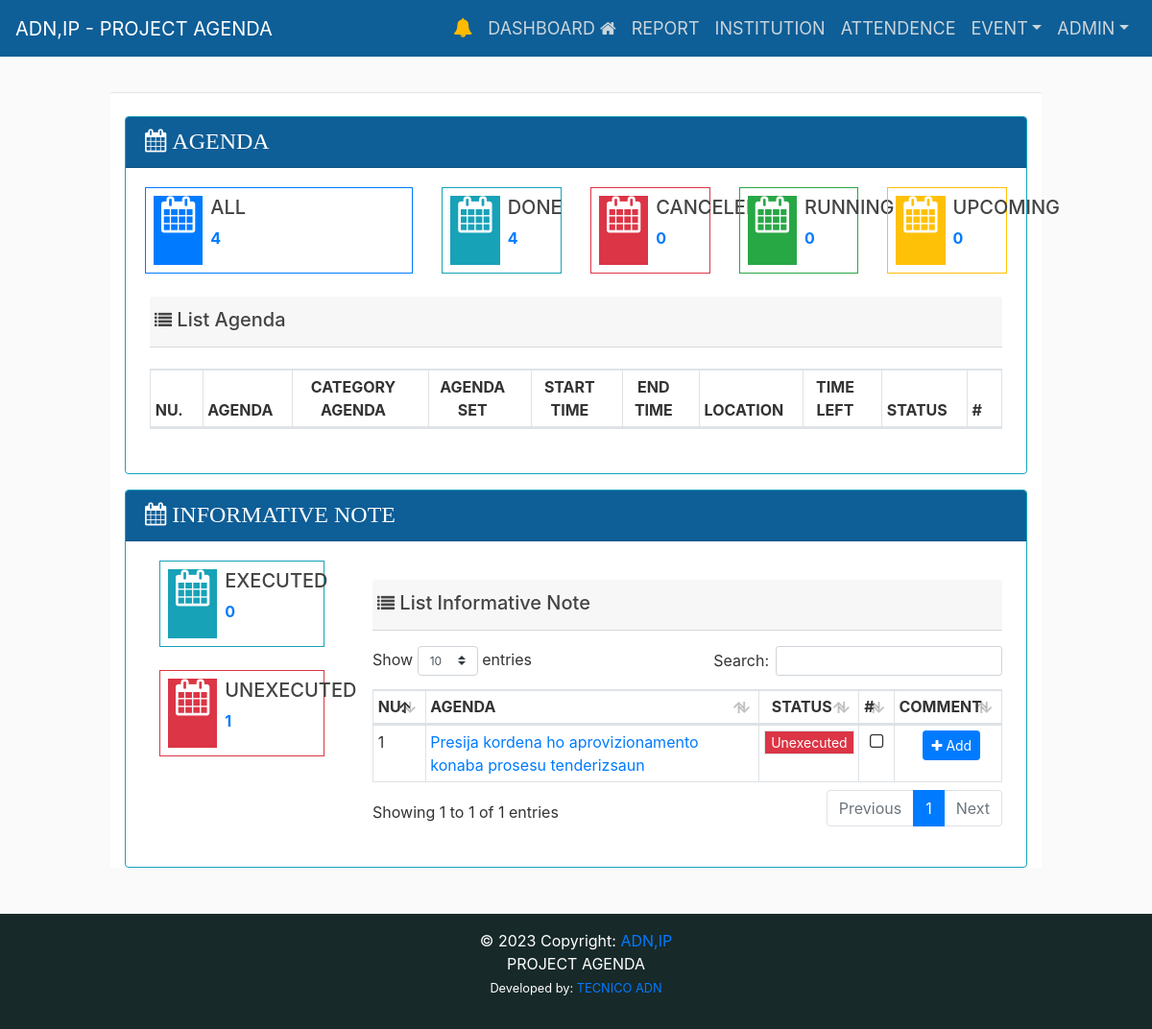
The app's page / (signed in), older data.
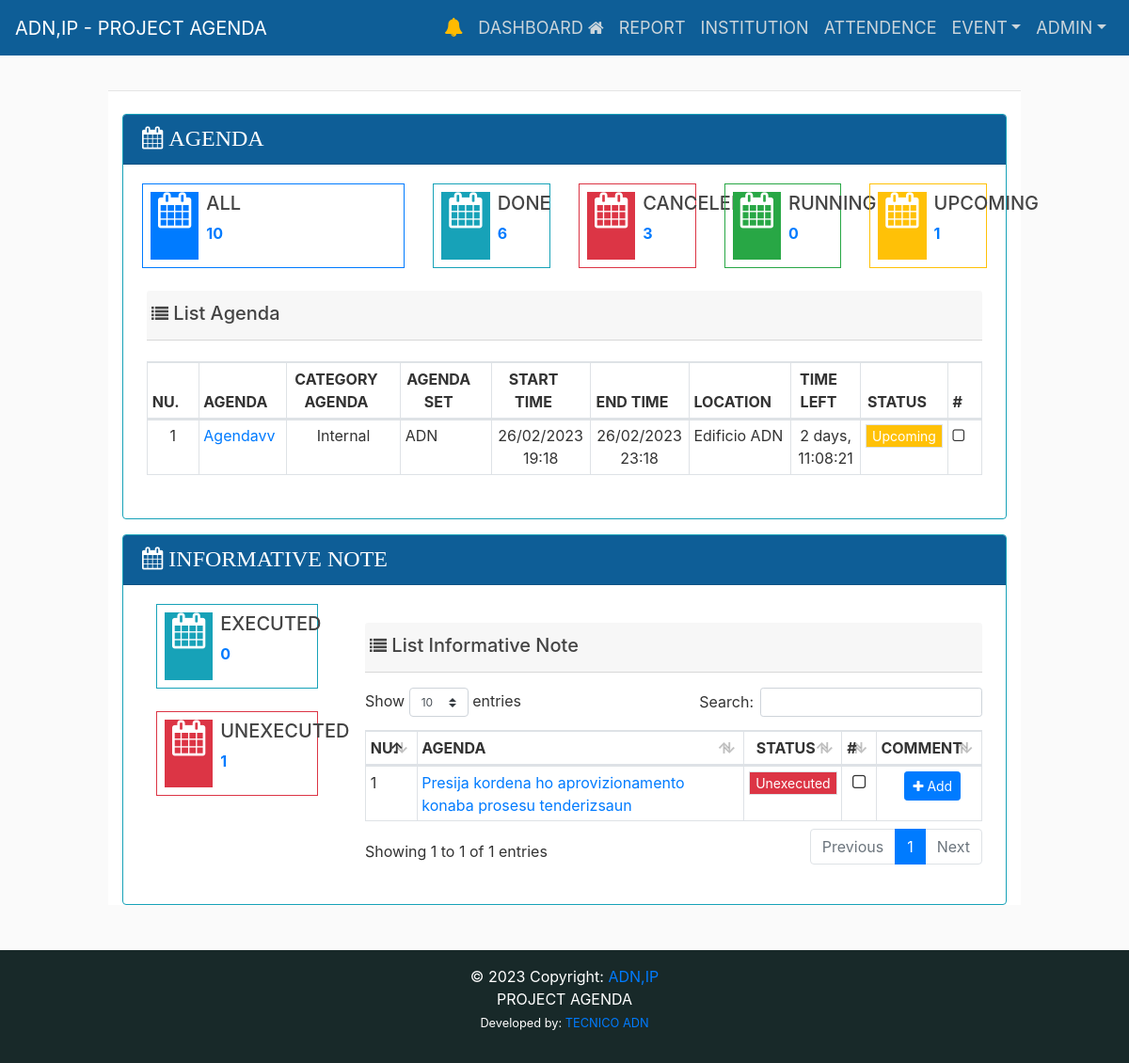
The same page, newer data.
### eventapps/event/models.py (models this page shows, shortened)
class Informative(models.Model):
    user = models.ForeignKey(
        User, on_delete=models.CASCADE, related_name="informative")
    title = models.CharField(max_length=255, unique=True,
                             verbose_name='Nota Informative')
    title_slug = models.SlugField(
        max_length=255, null=False, unique=True, verbose_name='Title-Slug')
    is_active = models.BooleanField(default=True)
    is_done = models.BooleanField(default=False)
    created_at = models.DateTimeField(auto_now_add=True)
    updated_at = models.DateTimeField(auto_now=True)
    class Meta:
        verbose_name_plural = ("Informative")
        ordering = ('-created_at', )

class Agenda(models.Model):
    user = models.ForeignKey(
        User, on_delete=models.CASCADE, related_name="agenda")
    title = models.CharField(
        max_length=200, unique=True, verbose_name='Agenda')
    title_slug = models.SlugField(
        max_length=255, null=False, unique=True, verbose_name='Title-Slug')
    catagenda = models.ForeignKey(
        CatAgenda, on_delete=models.CASCADE, related_name="agenda", verbose_name="Category Agenda")
    institution = models.ForeignKey(
        Institution, on_delete=models.CASCADE, related_name="agenda", verbose_name="Institution")
    attendence = models.ForeignKey(
        Attendence, on_delete=models.CASCADE, related_name="agenda", verbose_name='Attendant')
    start_time = models.DateTimeField()
    end_time = models.DateTimeField()
    location = models.CharField(max_length=255, null=False, blank=True)
    observation = models.TextField(null=True, blank=True)
    is_cancel = models.BooleanField(default=False)
    is_active = models.BooleanField(default=True)
    STATUS = (
        ('Pending', 'Pending'),
        ('Read', 'Read'),
    )
    status = models.CharField(max_length=20, choices=STATUS)
    created_at = models.DateTimeField(auto_now_add=True)
    updated_at = models.DateTimeField(auto_now=True)
    class Meta:
        verbose_name_plural = ("Agenda")
        ordering = ('-start_time', )

class CatAgenda(models.Model):
    name_category = models.CharField(
        max_length=200, unique=True, verbose_name='Category Agenda')
    class Meta:
        verbose_name_plural = ("Category Agenda")
    def __str__(self):
        return str(self.name_category)

### eventapps/institute/models.py (models this page shows)
class Institution(models.Model):
    name_institution = models.CharField(max_length=255, null=True, verbose_name="Institution")
    class Meta:
        verbose_name_plural = ("Institution Invited")
    def __str__(self):
        return str(self.name_institution)

### eventapps/home/views.py (the view)
# urls.py: path('', views.index, name='home'),
@login_required(login_url="/login/")
def index(request):
    context = {
        'segment': 'index'
    }
    html_template = loader.get_template('home/index.html')
    return HttpResponse(html_template.render(context, request))

### eventapps/templates/home/index.html (shortened to what the changed rows need)
{% extends "layouts/base.html" %}
{% load static %}
{% load mathfilters %}
{% block content %}
<div class="row d-flex justify-content-center ">
  <div class="col-sm-12">
    <div class="border-info shadow-lg bg-white">
      <div class="row pt-2">
        <div class="col-md-6 col-lg-12">
          <div class="col-sm-12 pb-3">
            <div class="card border-info shadow-lg rounded">
              <div class="card-body">
                <div class="row">
                  <div class="col-md-6 col-lg-4">
                    <div class="widget-small border border-primary d-flex justify-content-left p-2">
                      <div class="pl-2">
                        <a href="{%url 'completedAgenda_list' %}">
                          <p><b>{{ agenda_count }}</b></p>
                        </a>
                      </div>
                    </div>
                  </div>
                  <div class="col-md-6 col-lg-2">
                    <div class="widget-small border border-info d-flex justify-content-left p-2">
                      <div class="pl-2">
                        <a href="{%url 'concludedAgenda_list' %}">
                          <p><b>{{ concluded_agenda_count }}</b></p>
                        </a>
                      </div>
                    </div>
                  </div>
                  <div class="col-md-6 col-lg-2">
                    <div class="widget-small border border-danger d-flex justify-content-left p-2">
                      <div class="pl-2">
                        <a href="{%url 'canceledAgenda_list' %}">
                          <p><b>{{ canceled_agenda_count}}</b></p>
                        </a>
                      </div>
                    </div>
                  </div>
                  <div class="col-md-6 col-lg-2">
                    <div class="widget-small border border-warning d-flex justify-content-left p-2">
                      <div class="pl-2">
                        <a href="{%url 'upcomingAgenda_list' %}">
                          <p><b>{{ upcoming_agenda_count }}</b></p>
                        </a>
                      </div>
                    </div>
                  </div>
                  <div class="col-md-12 col-lg-12 pt-1">
                    <div class="row">
                      <div class="card-body">
                        <section id='no-more-tables' class="pt-3">
                          <table class="table table-bordered table-sm" id="example" width="100%" cellspacing="0">
                            <thead>
                              <tr>
                                <th class="text-center">NU.</th>
                                <th>AGENDA</th>
                                <th style="text-align:center;">CATEGORY AGENDA</th>
                                <th style="text-align:center;">AGENDA SET</th>
                                <th style="text-align:center;">START TIME</th>
                                <th style="text-align:center;">END TIME</th>
                                <th style="text-align:center;">LOCATION</th>
                                <th style="text-align:center;">TIME LEFT</th>
                                <th style="text-align:center;">STATUS</th>
                                <th>#</th>
                              </tr>
                            </thead>
                            <tbody>
                              {% for obj in agenda_list_home %}
                              {% if obj.is_cancel == False %}
                              <tr>
                                {% if obj.start_time >= current_datetime %}
                                <td class="text-center">{{ forloop.counter }}</td>
                                <td data-title="Title">
                                  <a href="{% url 'concludedAgenda_list_detail' title_slug=obj.title_slug %}"
                                    class="float-left">
                                    {{obj.title }}</a>
                                </td>
                                <td class="text-center">{{obj.catagenda }}</td>
                                <td>{{obj.institution }}</td>
                                <td class="text-center">{{obj.start_time|date:"d/m/Y G:i" }}
                                  </td>
                                <td class="text-center">{{ obj.end_time|date:"d/m/Y G:i"}}</td>
                                <td>{{ obj.location }} </td>
                                <td class='text-center'>
                                  {% with a=obj.start_time b=current_datetime %} {{a|sub:b}} {% endwith %}
                                </td>
                                <td><button style="font-size:14px;"
                                    class="bg-warning text-white border w-100">Upcoming</button></td>
                                <td><i class="fa fa-square-o"></i></td>
                                  {% endif %}
                                  {% endif %}
                              </tr>
                              {% endfor %}
                            </tbody>
                          </table>
                        </section>
                      </div>
                    </div>
                  </div>
                </div>
              </div>
            </div>
          </div>
          <div class="col-sm-12">
            <div class="card border-info shadow-lg rounded">
              <div class="card-body">
                <div class="row">
                  <div class="col-md-6 col-lg-9">
                    <div class="row">
                      <div class="card-body">
                        <section id='no-more-tables' class="pt-3">
                          <table class="table table-bordered table-sm" id="example2" width="100%" cellspacing="0">
                            <thead>
                              <tr>
                                <th>NU.</th>
                                <th>AGENDA</th>
                                <th style="text-align:center;">STATUS</th>
                                <th style="text-align:center;">#</th>
                                <th style="text-align:center;">COMMENT</th>
                              </tr>
                            </thead>
                            <tbody>
                              {% for obj in informative_list %}
                              <tr>
                                {% if obj.is_done == False %}
                                <td data-title="Nu.">{{ forloop.counter }}</td>
                                <td data-title="Title">
                                  <a href="{% url 'concludedInformative_list_detail' title_slug=obj.title_slug  %}"
                                    role="button">
                                    {{obj.title }}</a>
                                </td>
                                <td data-title="end time" style="text-align:center;">
                                  <button style="font-size:14px;" class="bg-danger text-white border w-100">Unexecuted
                                  </button>
                                </td>
                                <td data-title="end time" style="text-align:center;">
                                  <i class="fa fa-square-o" style="font-size:18px"></i>
                                </td>
                                <td data-title="Title" style="text-align:center;">
                                  <button type="button" class="btn btn-primary btn-sm ml-2">
                                    <span class="fa fa-plus"></span><a class="text-white"
                                      href="{% url 'commentinformative_add' pk=obj.pk %}" role="button">
                                      Add</a>
                                </td>
                                {% endif %}
                              </tr>
                              {% endfor %}
                            </tbody>
                          </table>
                        </section>
                      </div>
                    </div>
                  </div>
                </div>
              </div>
            </div>
          </div>
        </div>
      </div>
    </div>
  </div>
</div>
</div>
{% endblock %}

Row changes from the older to the newer data that the page shows:
added Agenda: title "Agendavv", catagenda "Internal", institution "ADN", start_time "26/02/2023 19:18", end_time "26/02/2023 23:18", location "Edificio ADN", start_time|sub "2 days, 11:08:21"
Text that changed along with them:
{{ agenda_count }}: "4" → "10"
{{ concluded_agenda_count }}: "4" → "6"
{{ canceled_agenda_count }}: "0" → "3"
{{ upcoming_agenda_count }}: "0" → "1"
